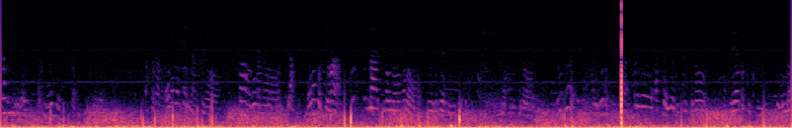
#> input picture 2023/Spectrogram/Prototype/mel_spec/normal04_Ch0_mel_spec.png, 1584 x 256 px (shown at 1/2 size)
$ jupyter execute --allow-errors Breath_Identification_Peak_Detection.ipynb   (shell and % lines are left out)
#> lines starting #> are read from the running program, lines starting #| are printed output that depends on the picture
# ピーク検出による呼吸相識別
# 11月8日の作業内容記載

## ライブラリのインポート

[cell 1]
import IPython.display as ipd
import pandas as pd
from scipy.io import wavfile
import os
import numpy as np
from scipy import signal
from hmmlearn import hmm
from scipy import fftpack
import matplotlib.pyplot as plt
import seaborn as sns
import librosa
import librosa.display
import cv2
from sklearn.preprocessing import StandardScaler
import matwavlib as mw

import warnings
warnings.simplefilter('ignore')

### 音声ファイルの確認

[cell 2]
path = '../Spectrogram/Prototype/mel_spec/'
#> (the rest of this cell did not finish here and is left out)

## 生成する画像のファイル名の一部を定義
画像保存、読み取りの際に利用

[cell 3]
f = "normal01_Ch0"
file="_mel_spec"
rename=f+"_mel_spec"
grayname=f+"_gray_mel_spec"

## 音声ファイル読み込み

[cell 4]
# 音声ファイルのパスを指定します。
train_audio_path = '../Sound_Data/2023_proto_normal/Low/'
# 初期設定値
filename = f+'.wav' #wavファイル名
disease = f #受診者の肺音の症状
save_flag = 0 #スペクトログラム画像の保存　0:保存しない　1:保存
axis = 1 #軸とサイズ　0:軸なし、サイズ(1584, 256)　1:軸あり、サイズ比(24, 4)　2:軸なし、サイズデフォルト　3:軸あり、サイズデフォルト

name = filename[0:-4] #拡張子抜きファイル名
rate = 10000

# 音声データの読み込み
# sample_rate:サンプリング周波数, sample:サンプルwavデータ
#> (the rest of this cell did not finish here and is left out)

#> (a cell that did not finish here is left out)

### 音声ファイル情報　表示

#> (a cell that did not finish here is left out)

## librosaによる音声ファイル読み込み（テスト用）

[cell 7]
test_wave_list = []
test_wave_time = []
fs_test = 10000
#> (the rest of this cell did not finish here and is left out)

[cell 8]
def secondary_axis(img, ax, extent, location_x, location_y):
    """
    imshowの軸に対して、与えられた画像に対する2次のx軸とy軸を作成する関数

    パラメータ:
    img (ndarray): 表示する画像
    ax (matplotlib.axes._subplots.AxesSubplot): 2次の軸を追加するMatplotlib軸
    extent (tuple): 画像の範囲 (left, right, bottom, top)
    location_x (str): 2次のx軸の位置 ('bottom', 'top')
    location_y (str): 2次のy軸の位置 ('left', 'right')

    戻り値:
    ax: 2次の軸が追加された元の軸
    secax_x: 2次のx軸
    secax_y: 2次のy軸
    """
    X_step = (extent[1]-extent[0]) / (img.shape[1])
    X_start = extent[0]+0.5*X_step
    Y_step = (extent[2]-extent[3]) / (img.shape[0])
    Y_start = extent[3]+0.5*Y_step
    secax_x = ax.secondary_xaxis(location_x,
                                 functions=(lambda x: x*X_step + X_start, lambda x: (x - X_start) / X_step))
    secax_y = ax.secondary_yaxis(location_y,
                                 functions=(lambda y: y*Y_step + Y_start, lambda y: (y - Y_start) / Y_step))
    return ax, secax_x, secax_y

## スペクトログラム画像を用いた低周波数信号の算出

[cell 9]
im_dif = cv2.imread(path+"normal04_Ch0_mel_spec.png")
#> im_dif is the input picture: shape (256, 1584, 3); mean B, G, R 40.5, 12.8, 36.7
im_gray = cv2.cvtColor(im_dif, cv2.COLOR_BGR2GRAY)
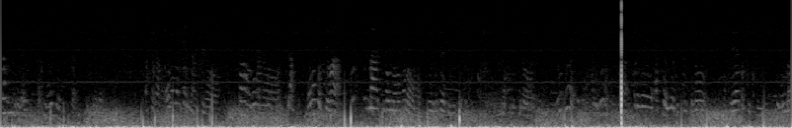
#> im_gray: shape (256, 1584) (shown at 1/2 size); min 0, max 246, mean 22.9
im_cut = im_gray[128:257,:]
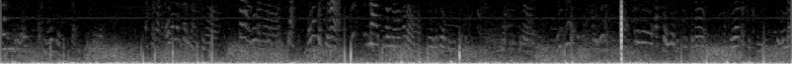
#> im_cut: shape (128, 1584) (shown at 1/2 size); min 0, max 246, mean 44.4
ex = im_cut[90:115,0:1187]
#ex = im_cut[90:115,:]
ex = ex.astype(np.float32)

extent = (0, 15, 0, 25)
#> (the rest of this cell did not finish here and is left out)

## 音声ファイルプロット

[cell 10]
spec_wave_list = []
spec_wave_time = []
fs_spec_list = []


#> (the rest of this cell did not finish here and is left out)

#> (a cell that did not finish here is left out)

## 低周波数のrms信号算出

[cell 12]
rms_wave_list = []
rms_time_list = []
fs_rms_list = []

time_185 = np.linspace(0,20.0,185)
time_136 = np.linspace(0,15.0,136)

for j,i in enumerate(spec_wave_list):
    rms_wave = librosa.feature.rms(i, frame_length=64, hop_length=8, center=False)

    N_rms = len(rms_wave.ravel()) # 標本データ数(要素数)を返す
    L_rms = spec_wave_time[j][-1] # 時間(長さ)の算出
    x_rms = np.linspace(0, L_rms, N_rms)
    fs_rms = 1/(L_rms/N_rms)

    rms_wave_list.append(rms_wave.ravel())
    rms_time_list.append(x_rms)
    fs_rms_list.append(fs_rms)

    fig, ax = plt.subplots(figsize=(28, 8))

    '''
    if len(rms_wave.ravel())==136:
        plt.plot(time_136, rms_wave.ravel())
        plt.xticks(np.arange(0, 15.0, 0.5))
    elif len(rms_wave.ravel())==185:
        plt.plot(time_185, rms_wave.ravel())
        plt.xticks(np.arange(0, 20.0, 0.5))
    '''
    plt.plot(rms_wave.ravel())
    ax.set_title(j)
    #ax.set_xticks(np.arange(0, plot_time[-1], 0.5))
    plt.title("wav_"+str(j+1))
    plt.show()

$ run again, with 2023/Spectrogram/Prototype/mel_spec/normal01_Ch0_mel_spec.png copied over 2023/Spectrogram/Prototype/mel_spec/normal04_Ch0_mel_spec.png
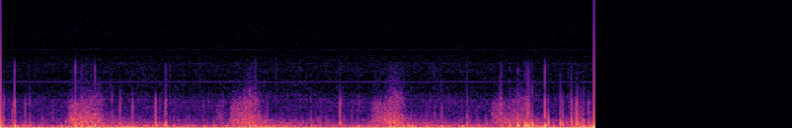
#> input picture 2023/Spectrogram/Prototype/mel_spec/normal01_Ch0_mel_spec.png, 1584 x 256 px (shown at 1/2 size)
#> im_dif is the input picture: shape (256, 1584, 3); mean B, G, R 36.1, 9.9, 27.7
#> `im_gray = cv2.cvtColor(im_dif, cv2.COLOR_BGR2GRAY)`:
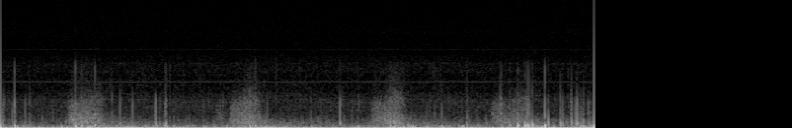
#> im_gray: shape (256, 1584) (shown at 1/2 size); min 0, max 246, mean 17.9
#> `im_cut = im_gray[128:257,:]`:
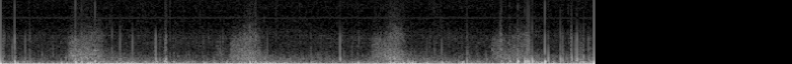
#> im_cut: shape (128, 1584) (shown at 1/2 size); min 0, max 246, mean 34.1

$ run again, with 2023/Spectrogram/Prototype/mel_spec/normal03_Ch0_mel_spec.png copied over 2023/Spectrogram/Prototype/mel_spec/normal04_Ch0_mel_spec.png
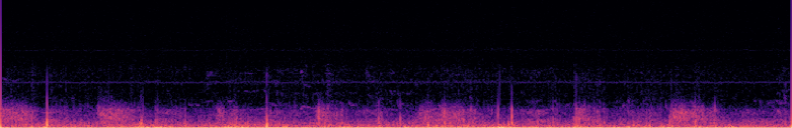
#> input picture 2023/Spectrogram/Prototype/mel_spec/normal03_Ch0_mel_spec.png, 1584 x 256 px (shown at 1/2 size)
#> im_dif is the input picture: shape (256, 1584, 3); mean B, G, R 33.4, 9.9, 27.9
#> `im_gray = cv2.cvtColor(im_dif, cv2.COLOR_BGR2GRAY)`:
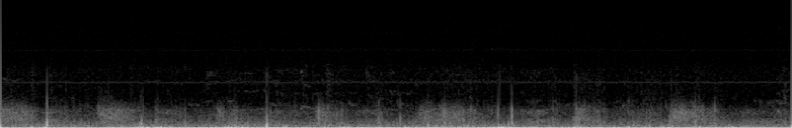
#> im_gray: shape (256, 1584) (shown at 1/2 size); min 0, max 246, mean 17.7
#> `im_cut = im_gray[128:257,:]`:
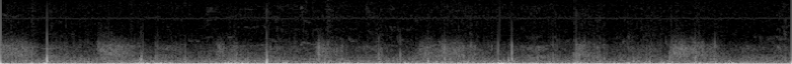
#> im_cut: shape (128, 1584) (shown at 1/2 size); min 0, max 246, mean 34.7
